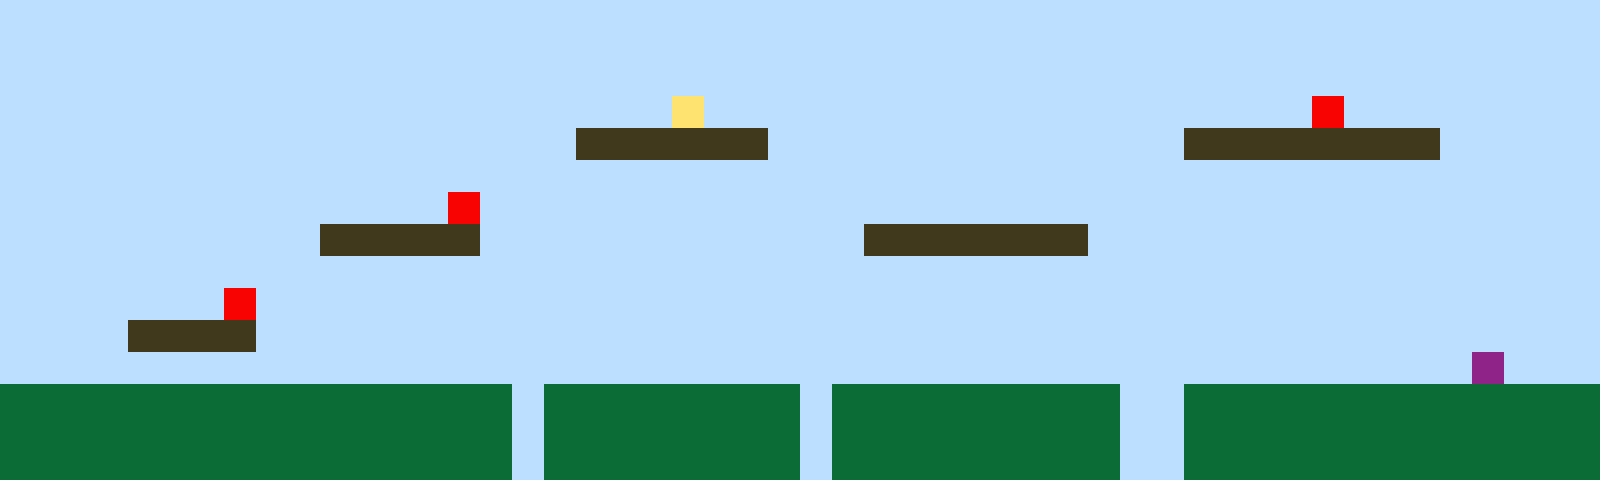

A 2D game scene composited from a Tiled map and its tileset images. What follows is a short description and the map's XML, with every tile layer's data as written:
An orthogonal 50x15 tile map with 32x32 px tiles, 1 tile layer (Tile Layer 1).

<map version="1.10" tiledversion="1.11.2" orientation="orthogonal" renderorder="right-up" width="50" height="15" tilewidth="32" tileheight="32" infinite="0" nextlayerid="2" nextobjectid="1"><editorsettings><export target="map1.csv" format="csv" /></editorsettings><tileset firstgid="1" name="sprites" tilewidth="32" tileheight="32" tilecount="6" columns="3"><image source="sprites.png" width="96" height="64" /></tileset><layer id="1" name="Tile Layer 1" width="50" height="15"><data encoding="csv">1,1,1,1,1,1,1,1,1,1,1,1,1,1,1,1,1,1,1,1,1,1,1,1,1,1,1,1,1,1,1,1,1,1,1,1,1,1,1,1,1,1,1,1,1,1,1,1,1,1,1,1,1,1,1,1,1,1,1,1,1,1,1,1,1,1,1,1,1,1,1,1,1,1,1,1,1,1,1,1,1,1,1,1,1,1,1,1,1,1,1,1,1,1,1,1,1,1,1,1,1,1,1,1,1,1,1,1,1,1,1,1,1,1,1,1,1,1,1,1,1,1,1,1,1,1,1,1,1,1,1,1,1,1,1,1,1,1,1,1,1,1,1,1,1,1,1,1,1,1,1,1,1,1,1,1,1,1,1,1,1,1,1,1,1,1,1,1,1,1,1,4,1,1,1,1,1,1,1,1,1,1,1,1,1,1,1,1,1,1,1,5,1,1,1,1,1,1,1,1,1,1,1,1,1,1,1,1,1,1,1,1,1,1,1,1,1,1,3,3,3,3,3,3,1,1,1,1,1,1,1,1,1,1,1,1,1,3,3,3,3,3,3,3,3,1,1,1,1,1,1,1,1,1,1,1,1,1,1,1,1,1,1,1,1,1,1,1,1,1,1,1,1,1,1,1,1,1,1,1,1,1,1,1,1,1,1,1,1,1,1,1,1,1,1,1,1,1,1,1,1,1,1,1,1,1,1,1,1,1,1,1,1,1,5,1,1,1,1,1,1,1,1,1,1,1,1,1,1,1,1,1,1,1,1,1,1,1,1,1,1,1,1,1,1,1,1,1,1,1,1,1,1,1,1,1,1,1,1,1,3,3,3,3,3,1,1,1,1,1,1,1,1,1,1,1,1,3,3,3,3,3,3,3,1,1,1,1,1,1,1,1,1,1,1,1,1,1,1,1,1,1,1,1,1,1,1,1,1,1,1,1,1,1,1,1,1,1,1,1,1,1,1,1,1,1,1,1,1,1,1,1,1,1,1,1,1,1,1,1,1,1,1,1,1,1,1,1,1,1,1,1,1,1,1,1,1,5,1,1,1,1,1,1,1,1,1,1,1,1,1,1,1,1,1,1,1,1,1,1,1,1,1,1,1,1,1,1,1,1,1,1,1,1,1,1,1,1,1,1,1,1,1,1,3,3,3,3,1,1,1,1,1,1,1,1,1,1,1,1,1,1,1,1,1,1,1,1,1,1,1,1,1,1,1,1,1,1,1,1,1,1,1,1,1,1,1,1,1,1,1,1,1,1,1,1,1,1,1,1,1,1,1,1,1,1,1,1,1,1,1,1,1,1,1,1,1,1,1,1,1,1,1,1,1,1,1,1,1,1,1,1,1,1,1,1,6,1,1,1,2,2,2,2,2,2,2,2,2,2,2,2,2,2,2,2,1,2,2,2,2,2,2,2,2,1,2,2,2,2,2,2,2,2,2,1,1,2,2,2,2,2,2,2,2,2,2,2,2,2,2,2,2,2,2,2,2,2,2,2,2,2,2,2,2,2,1,2,2,2,2,2,2,2,2,1,2,2,2,2,2,2,2,2,2,1,1,2,2,2,2,2,2,2,2,2,2,2,2,2,2,2,2,2,2,2,2,2,2,2,2,2,2,2,2,2,1,2,2,2,2,2,2,2,2,1,2,2,2,2,2,2,2,2,2,1,1,2,2,2,2,2,2,2,2,2,2,2,2,2</data></layer></map>
